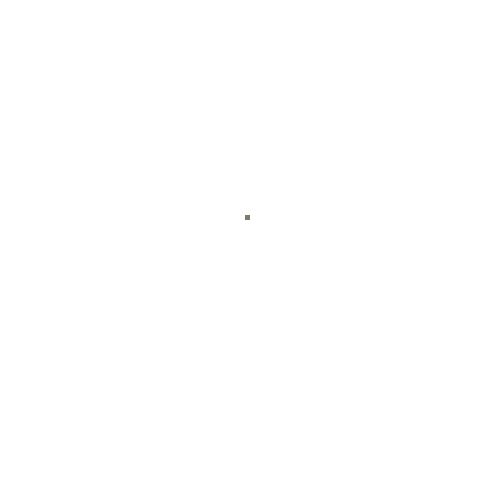
Frame 1 (no input)
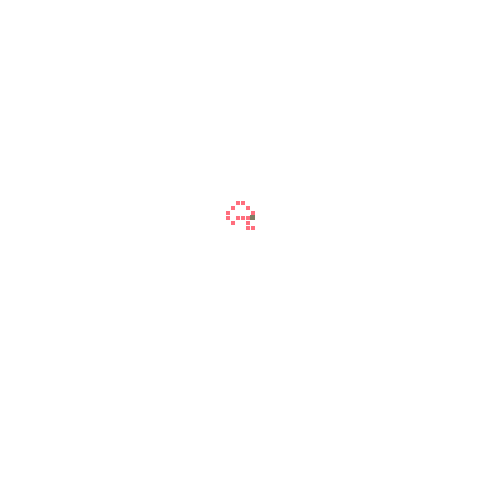
Frame 60 (the mouse pressed at the canvas centre just before this capture)
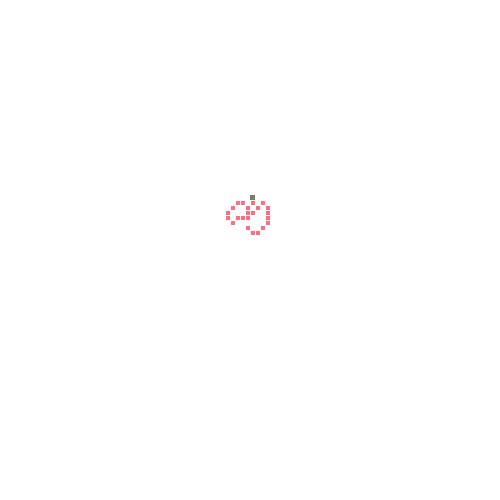
Frame 120 (the mouse held since frame 60 and released just before this capture)

The Processing sketch that drew these frames (run headless with seeded random() and noise(); from frame 60 on, the mouse is pressed at the canvas centre):

// Processing sketch: processing_179179
// ── processing_179179.pde

int WIDTH = 500;
int HEIGHT = 500;
int cellSize=5;

int[][] state;
int MaxLifeW = WIDTH/cellSize;
int MaxLifeH= HEIGHT/cellSize;
int posX;
int posY;
int direction;

void setup(){
  size(500, 500);
  frameRate(100);
  smooth();
  background(255);
  posX = int(random(15))+int(MaxLifeW/2)-10;
  posY = int(random(15))+int(MaxLifeH/2)-10;
  direction=int (random(4));
  state=new int[MaxLifeH][MaxLifeW];
  for (int i=0; i<MaxLifeH; i++){
    for (int j=0;j<MaxLifeW;j++){
      state[i][j]=0;
    }
  }
}

void draw(){
  for (int i=0; i<MaxLifeH; i++){
    for (int j=0; j<MaxLifeW; j++){
      if (state[i][j]==1){
        fill(255,110,125 );
      }
      else{
        fill(255);
      }
      stroke(255);
      rect(j*cellSize, i*cellSize, cellSize, cellSize);
      if (j==posX && i==posY){
          fill(125,125,100);
          noStroke();
          rect(j*cellSize,i*cellSize, cellSize,cellSize);
      }       
    }
  } 
  state=nextGen(state, direction, posX, posY);
}

int[][] nextGen(int[][] s, int dir, int X, int Y){
  int[][] temp=s; 
  int tempDir=direction;
  int [] tempPos={posX, posY};
  for (int i=0;i<MaxLifeH;i++){
    for (int j=0;j<MaxLifeW;j++){
      if (i==posY && j==posX){
        if (s[i][j]==1){
          temp[i][j]=0; //flip color
          tempDir=atBlack(dir, X, Y); 
        }
        else{
          temp[i][j]=1; //flip color
          tempDir=atWhite(dir, X,Y);
        }
        tempPos=forward(tempDir,X,Y);
      }
    }
  }
  s=temp;
  direction=tempDir;
  posX=tempPos[0];
  posY=tempPos[1];
  return s;
}

//turn right and move forward, flip color
//direction 0,1,2,3 as North, West, South, East
//when reaching the wall, randomly generate new direction

int atWhite(int dir, int X, int Y){
  if ((X>=MaxLifeH-1 && (dir+3)%4==3)||(X==0 && (dir+3)%4==1)||
     (Y>=MaxLifeW-1 && (dir+3)%4==2) || (Y==0 && (dir+3)%4==0)){
    dir=int(random(4));
  }
  else{ 
    dir=(dir+3)%4;
  }
  return dir;
}
// turn left and move forward
int atBlack(int dir, int X, int Y){
  if ((X>=MaxLifeH-1 && (dir+1)%4==3)||(X==0 && (dir+1)%4==1)||
     (Y>=MaxLifeW-1 && (dir+1)%4==2) || (Y==0 && (dir+1)%4==0)){
    dir=int(random(4));
  }
  else{
    dir=(dir+1)%4;
  }
  return dir;
}

int[] forward(int dir, int X, int Y){
  int[] pos =new int[2];
  if (dir==0){
    if (Y>0){
      Y--;
    }
  }
  else if (dir==1){
    if(X>0){
      X--;
    }
  }
  else if (dir==2){
    if (Y<MaxLifeH-1){
      Y++;
    }
  }
  else if (dir==3){
    if (X<MaxLifeW-1){
      X++;
    }
  }
  pos[0]=X;
  pos[1]=Y;
  return pos; 
}
